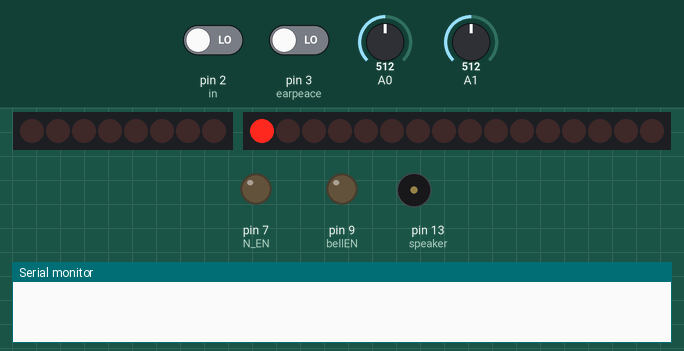
Recording of a sketch running on a simulated Arduino Uno, built with avr-gcc and run on an emulated ATmega328P. Parts: 8 shift-register outputs drawn as a row of LEDs (first output left, lit = HIGH), 16 shift-register outputs drawn as a row of LEDs (first output left, lit = HIGH), output pins drawn as LEDs (lit = HIGH), buzzer (waves = sounding, pin HIGH), the last lines printed to the serial monitor. Wiring (inferred from the names in the program): shift register (74HC595): data pin 5; shift clock pin 6; 2 × shift register (74HC595): data pin 11; shift clock pin 12; latch pin 8. Wiring (inferred from the signals the program sends): 2 × row of LEDs: on Q0, Q1, Q2, Q3, Q4, Q5, Q6, Q7 / on Q0, Q1, Q2, Q3, Q4, Q5, Q6, Q7, Q8, Q9, Q10, Q11, Q12, Q13, Q14, Q15. Dashed ring = blinking. The test bench sets the inputs (shaded band); at power-on: pin 2 (in) LOW, A0 = 512, A1 = 512, pin 3 (earpeace) LOW. Pins used as bus, display or sensor lines are not drawn.

Above: at 0.1 s.
1.5 s: pin 2 (in) driven HIGH
At 1.7 s:
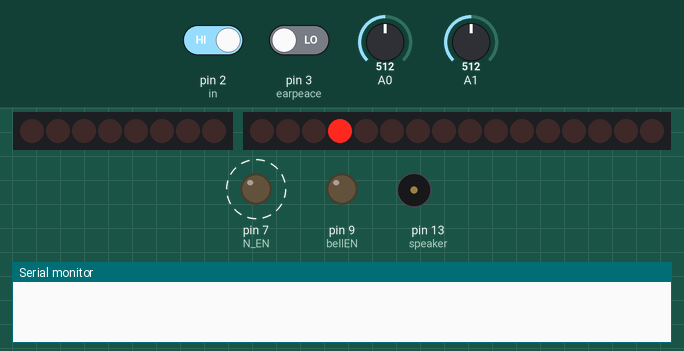
At 2.9 s:
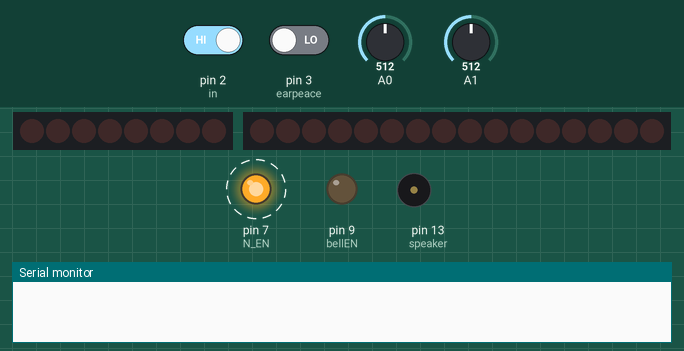
4.5 s: A0 set to 290
6.0 s: A1 set to 206
7.5 s: A1 set to 191
9.9 s: pin 3 (earpeace) driven HIGH
At 10.17 s:
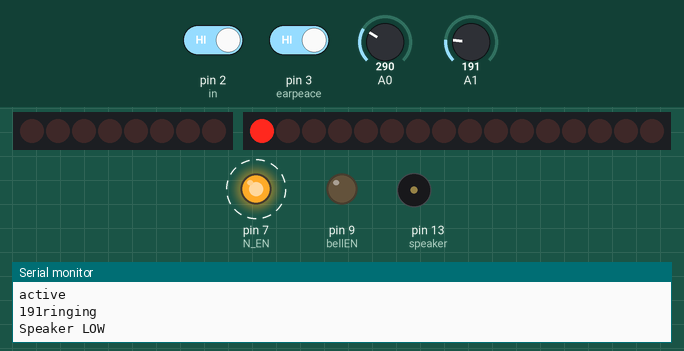
11.4 s: pin 3 (earpeace) driven LOW
At 11.53 s:
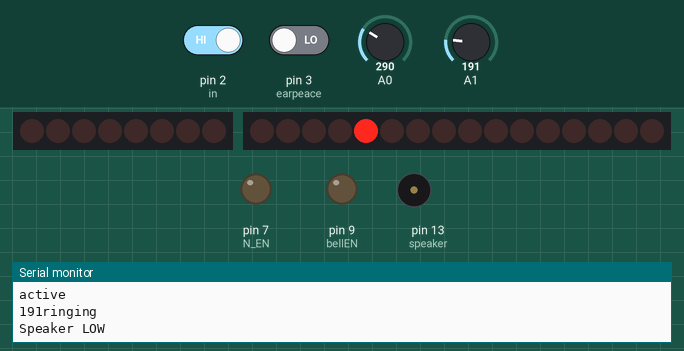
Timing chart, 0 to 14.4 s (numbered marks = the images above; inputs shaded):
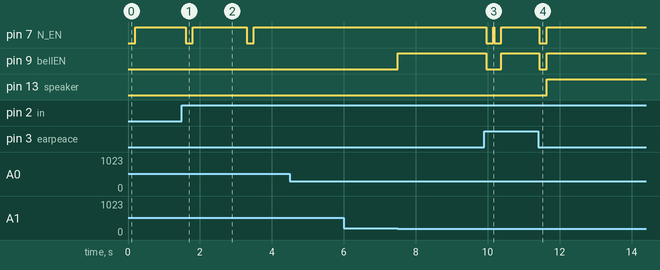

The sketch:

phone.ino
```cpp
// Variable definition
//----------------------------------------------------------------
// Shift register
//Pins connected to 74HC595 shiftregister
int latchPin = 8;
int clockPin = 12;
int dataPin = 11;
int N_EN = 7;

// Static array
byte shift1[13];
byte shift2[13];
int number = 0;

// Comparision table ShiftRegister => Headset keys
byte headsetkey[13];

// Rotary phone decoder
int needToPrint = 0;
int count;
int in = 2;
int lastState = LOW;
int trueState = LOW;
long lastStateChangeTime = 0;
int cleared = 0;

int earpeace = 3;
boolean earpeaceFlag = false;

const int dialHasFinishedRotatingAfterMs = 100;
const int debounceDelay = 10;
const int DialTimeout = 1500;
long lastDialTime = 0;
boolean checkForDial = false;

// Spekaer Enable
int speaker = 13;

// Phone Bell
int bellOut1 = 5;
int bellOut2 = 6;
int bellEN = 9;

// Headset LED's
boolean activeLEDFlag = false;
boolean ringLEDFlag = false;

boolean ringing = false;

// Standalone ringing
boolean standaloneRing = false;
int standaloneRingIN = 4;

// Setup
//----------------------------------------------------------------
void setup() {
  // initialize serial:
  Serial.begin(9600);

  // Shiftregisters outputs
  shift1[0] = 0;
  shift1[1] = B00000001;
  shift1[2] = B10000000;
  shift1[3] = B01000000;
  shift1[4] = B00100000;
  shift1[5] = B00010000;
  shift1[6] = B00001000;
  shift1[7] = B00000100;
  shift1[8] = B00000010;
  shift1[9] = 0;
  shift1[10] = 0;
  shift1[11] = 0;
  shift1[12] = 0;
  shift2[0] = 0;
  shift2[1] = 0;
  shift2[2] = 0;
  shift2[3] = 0;
  shift2[4] = 0;
  shift2[5] = 0;
  shift2[6] = 0;
  shift2[7] = 0;
  shift2[8] = 0;
  shift2[9] = B00000001;
  shift2[10] = B10000000;
  shift2[11] = B01000000;
  shift2[12] = B00100000;

  // Bluetooth headset keys to shiftregister pins
  headsetkey[0] = 9;
  headsetkey[1] = 6;
  headsetkey[2] = 12;
  headsetkey[3] = 2;
  headsetkey[4] = 7;
  headsetkey[5] = 11;
  headsetkey[6] = 3;
  headsetkey[7] = 8;
  headsetkey[8] = 10;
  headsetkey[9] = 4;
  headsetkey[10] = 1;  // RESET (earpeace right)
  headsetkey[11] = 5;  // Take phone (earpeace left)

  pinMode(latchPin, OUTPUT);
  pinMode(clockPin, OUTPUT);
  pinMode(dataPin, OUTPUT);
  pinMode(N_EN, OUTPUT);
  pinMode(earpeace, INPUT);
  pinMode(speaker, OUTPUT);

  pinMode(bellOut1, OUTPUT);
  pinMode(bellOut2, OUTPUT);
  pinMode(bellEN, OUTPUT);

  pinMode(standaloneRingIN, INPUT);

  // Disable the shiftregister output, gets activated after the register
  // got written
  digitalWrite(N_EN, HIGH);

  // Reset headset by pressing the hangup key
  pressKey(10);
}


// Main loop
//----------------------------------------------------------------
void loop() {
  readRotaryPhone();
  readHeadsetLED();
  readEarpeace();

  // Standalone ring check
  if (standaloneRing == true){
    if (digitalRead(standaloneRingIN) == HIGH){
      ringBell();
    }
  }
}

// Helper functions
//----------------------------------------------------------------

// Rings the bell
void ringBell(){
  digitalWrite(bellEN, HIGH);
  digitalWrite(bellOut1, LOW);
  digitalWrite(bellOut2, HIGH);
  delay(35);
  digitalWrite(bellOut1, HIGH);
  digitalWrite(bellOut2, LOW);
  delay(35);
  digitalWrite(bellEN, LOW);
}

// Headset LED checks (does it ring?, is it active?)
void readHeadsetLED(){
  int activeLED = analogRead(A0);
  //Serial.println(activeLED);
  if (activeLED < 300 ){
    if (activeLEDFlag == false){
      Serial.println("active");
    }
    activeLEDFlag = true;
  }else{
    if (activeLEDFlag == true){
      Serial.println("active END");
    }
    activeLEDFlag = false;
  }

  int ringLED = analogRead(A1);
  if (ringLED < 200 ){
    if (ringLEDFlag == false){
      Serial.print(ringLED);
      Serial.println("ringing");
      ringing = true;
    }
    if (activeLEDFlag == true){  // only ring if active LED is also on
      ringBell();
    }
    ringLEDFlag = true;
  }else{
    if (ringLEDFlag == true){
      Serial.print(ringLED);
      Serial.println("ringing END");
      if (activeLEDFlag == false){  // reset when active is also false
        ringing = false;
        if (digitalRead(earpeace) == HIGH){  // Reset when the earpeace is on the hoock
          pressKey(10);
          delay(20);
          pressKey(10);
          delay(30);
          pressKey(10);
        }
      }
    }
    ringLEDFlag = false;
  }
}


// Earpeace
void readEarpeace(){
  if (digitalRead(earpeace) == HIGH){
    if (earpeaceFlag == false){
      // Earpeace gets hanged
      digitalWrite(speaker, LOW);
      Serial.println("Speaker LOW");
      pressKey(10);
      delay(20);
      pressKey(10);
    }
    earpeaceFlag = true;
  }else{
    if (earpeaceFlag == true){
      // Earpeace taken off
      if (ringing == true){
        pressKey(11);
      }else{
        pressKey(10);
      }
      Serial.println("Speaker HIGH");
      digitalWrite(speaker, HIGH);
    }
    earpeaceFlag = false;
  }
}

// Rotary phone decoder
// --------------------
void readRotaryPhone(){
  int reading = digitalRead(in);

  if ((millis() - lastStateChangeTime) > dialHasFinishedRotatingAfterMs) {
    // the dial isn't being dialed, or has just finished being dialed.
    if (needToPrint) {
      // if it's only just finished being dialed, we need to send the number down the serial
      // line and reset the count. We mod the count by 10 because '0' will send 10 pulses.
      count = count % 10;
      if (digitalRead(earpeace) == HIGH){
        if (count == 0){
          Serial.println("ON/OFF phone");
          pressKeyLong(10);
        }
        if (count == 9){
          Serial.println("Ring bell test");
          for (int c=0; c<10; c++){
            ringBell();
          }
        }
        if (count == 8){
          if (standaloneRing == false){
            Serial.println("Standalone ring ON");
            standaloneRing = true;
            for (int c=0; c<2; c++){
              ringBell();
            }
          }else{
            Serial.println("Standalone ring OFF");
            standaloneRing = true;
            for (int c=0; c<1; c++){
              ringBell();
            }
          }
        }
      }else{
        pressKey(count);
        lastDialTime = millis();
        checkForDial = true;
      }
      needToPrint = 0;
      count = 0;
      cleared = 0;
    }
  }

  // Check if we should press the dial key (the last digit was entered > DialTimeout ago)
  if (checkForDial == true){
    if ((millis() - lastDialTime) > DialTimeout){
      pressKey(11);
      checkForDial = false;
    }
  }

  if (reading != lastState) {
    lastStateChangeTime = millis();
  }
  if ((millis() - lastStateChangeTime) > debounceDelay) {
    // debounce - this happens once it's stablized
      if (reading != trueState) {
        // this means that the switch has either just gone from closed->open or vice versa.
        trueState = reading;
        if (trueState == HIGH) {
        // increment the count of pulses if it's gone high.
        count++;
        needToPrint = 1; // we'll need to print this number (once the dial has finished rotating)
        // Reset dial timeout
        if (checkForDial == true){
          lastDialTime = millis();
        }
      }
    }
  }
  lastState = reading;
}


// Shift registers
// ---------------
void pressKey(int key){
  number = headsetkey[key];
  digitalWrite(N_EN, LOW);
  registerWrite(number);
  delay(200);
  registerWrite(0);
  digitalWrite(N_EN, HIGH);
}

void pressKeyLong(int key){
  number = headsetkey[key];
  digitalWrite(N_EN, LOW);
  registerWrite(number);
  delay(3000);
  registerWrite(0);
  digitalWrite(N_EN, HIGH);
}

void registerWrite(int number) {
    digitalWrite(latchPin, LOW);
    shiftOut(dataPin, clockPin, MSBFIRST, shift2[number]);
    shiftOut(dataPin, clockPin, MSBFIRST, shift1[number]);
    digitalWrite(latchPin, HIGH);
}
```

Measured:
- after the input at 1.5 s, pin 7 (N_EN): alternates HIGH for 1.5 s and LOW for 0.20 s, starting after 0.10 s
- after the input at 6.0 s, every drawn part: stays the same
- after the input at 7.5 s, pin 9 (bellEN): LOW → HIGH at once
- after the input at 9.9 s, pin 7 (N_EN): alternates HIGH for 0.02 s and LOW for 0.20 s, 4 changes in all, then stays HIGH, starting after 0.06 s; pin 9 (bellEN): HIGH → LOW after 0.06 s, → HIGH 0.42 s later
- after the input at 11.4 s, pin 7 (N_EN), pin 9 (bellEN): HIGH → LOW at once, → HIGH 0.20 s later; pin 13 (speaker): LOW → HIGH after 0.24 s
